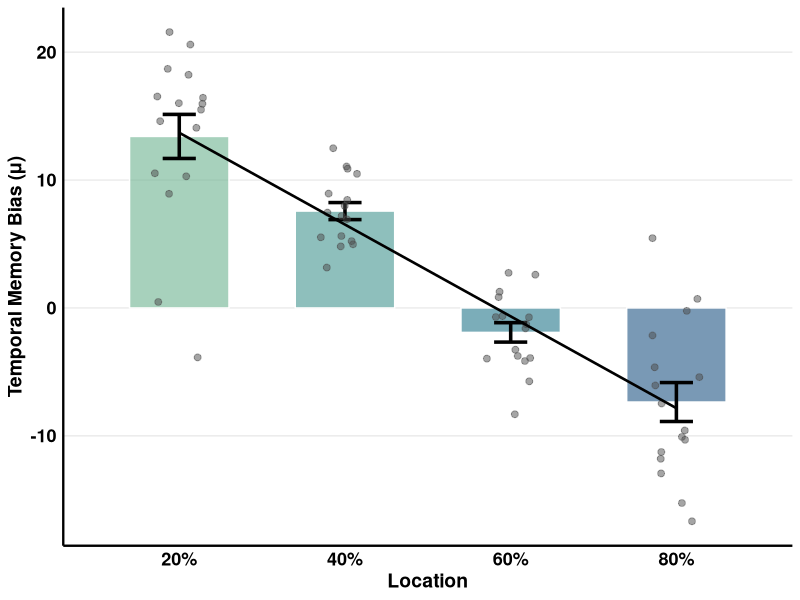
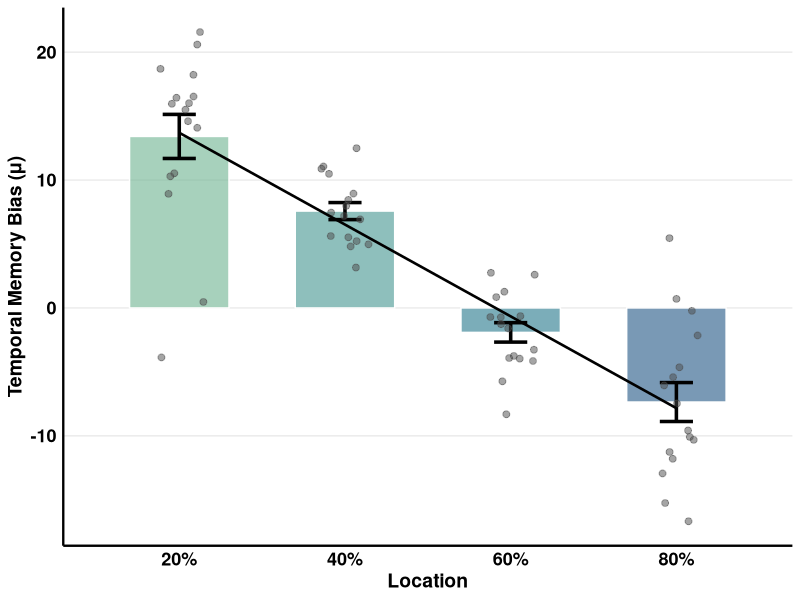
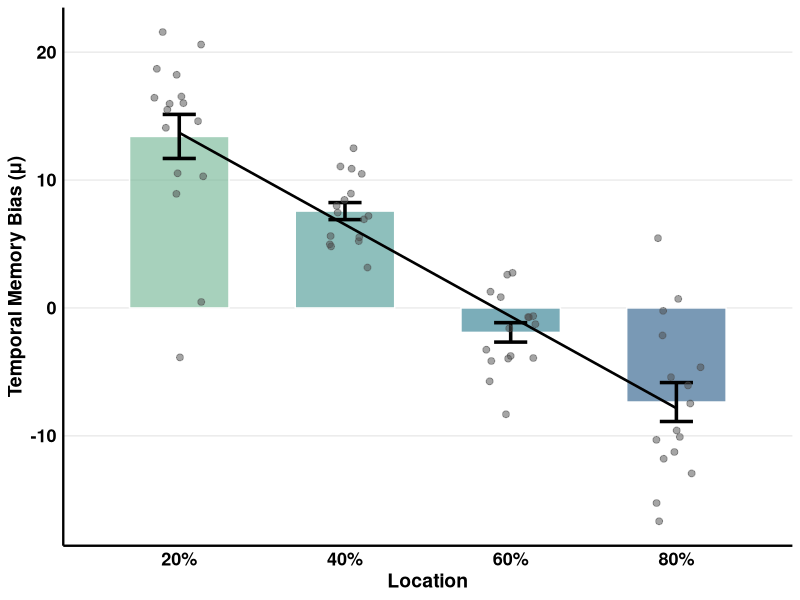

Here is the R script that generated these plots, in order:
# ============================================================
# Linear regression and visualization of MemToolbox mu
# ============================================================

library(readxl)
library(dplyr)
library(ggplot2)


# 1. Read data ------------------------------------------------------------

mem_results <- read_excel(
  path = "memresults.xlsx",
  sheet = "Sheet1"
)

# 2. Prepare variables ----------------------------------------------------

# td is kept as a numeric variable for linear regression.
analysis_data <- mem_results %>%
  select(SubjectID, td, mu) %>%
  mutate(
    SubjectID = factor(SubjectID),
    td = as.numeric(td)
  )

# 3. Fit an overall least-squares regression line ------------------------

linear_model <- lm(
  mu ~ td,
  data = analysis_data
)

# Display the regression results
summary(linear_model)

# Display the intercept and slope
coef(linear_model)

# 4. Descriptive statistics for each temporal location -------------------

summary_data <- analysis_data %>%
  group_by(td) %>%
  summarise(
    n = n(),
    mean_mu = mean(mu),
    sd_mu = sd(mu),
    se_mu = sd_mu / sqrt(n),
    .groups = "drop"
  )

print(summary_data)

# 5. Plot -----------------------------------------------------------------

intercept <- coef(linear_model)[1]
slope <- coef(linear_model)[2]

my_colors <- c( "0.2" = "#6DB290",  "0.4" = "#44948F",  "0.6" = "#24768B",  "0.8" = "#215584")

mu_plot <- ggplot(analysis_data, aes(x = td, y = mu, fill = factor(td))) +
  stat_summary(fun = mean, geom = "bar", width = 0.12, color = "white", linewidth = 0.5, alpha = 0.6) +
  stat_summary(fun.data = mean_se, geom = "errorbar", width = 0.04, color = "black", linewidth = 1.2) +
  geom_jitter(width = 0.03, height = 0, alpha = 0.5, color = "grey30", size = 2) +
  annotate("segment", x = 0.2, xend = 0.8, y = intercept + slope * 0.2, yend = intercept + slope * 0.8, color = "black", linewidth = 0.9, lineend = "butt") +
  scale_fill_manual(values = my_colors) +
  scale_x_continuous(breaks = c(0.2, 0.4, 0.6, 0.8), labels = c("20%", "40%", "60%", "80%"), limits = c(0.1, 0.9)) +
  labs(x = "Location", y = "Temporal Memory Bias (μ)") +
  theme_minimal() +
  theme(
    panel.grid.major.x = element_blank(),
    panel.grid.minor = element_blank(),
    axis.line = element_line(color = "black", linewidth = 0.8),
    axis.text = element_text(size = 13, color = "black", face = "bold"),
    axis.title = element_text(size = 14, face = "bold"),
    plot.title = element_text(hjust = 0.5, size = 16, face = "bold"),
    legend.position = "none"
  )

print(mu_plot)

ggsave("mu_linear_fit.png", plot = mu_plot, width = 6, height = 5, dpi = 600)
ggsave("mu_linear_fit.pdf", plot = mu_plot, width = 6, height = 5)
